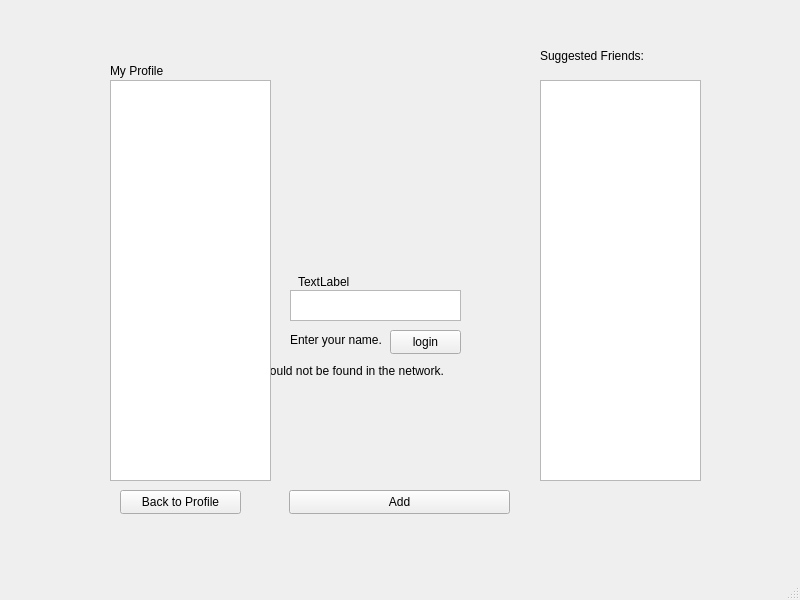
<?xml version="1.0" encoding="UTF-8"?>
<ui version="4.0">
 <class>SocialNetworkWindow</class>
 <widget class="QMainWindow" name="SocialNetworkWindow">
  <property name="geometry">
   <rect>
    <x>0</x>
    <y>0</y>
    <width>800</width>
    <height>600</height>
   </rect>
  </property>
  <property name="windowTitle">
   <string>SocialNetworkWindow</string>
  </property>
  <widget class="QWidget" name="centralwidget">
   <widget class="QTextEdit" name="loginTextEdit">
    <property name="geometry">
     <rect>
      <x>290</x>
      <y>290</y>
      <width>171</width>
      <height>31</height>
     </rect>
    </property>
   </widget>
   <widget class="QLabel" name="loginLabel">
    <property name="geometry">
     <rect>
      <x>290</x>
      <y>330</y>
      <width>91</width>
      <height>20</height>
     </rect>
    </property>
    <property name="text">
     <string>Enter your name.</string>
    </property>
   </widget>
   <widget class="QPushButton" name="loginButton">
    <property name="geometry">
     <rect>
      <x>390</x>
      <y>330</y>
      <width>71</width>
      <height>24</height>
     </rect>
    </property>
    <property name="text">
     <string>login</string>
    </property>
   </widget>
   <widget class="QLabel" name="loginErrorLabel">
    <property name="geometry">
     <rect>
      <x>210</x>
      <y>360</y>
      <width>341</width>
      <height>21</height>
     </rect>
    </property>
    <property name="text">
     <string>That user could not be found in the network.</string>
    </property>
   </widget>
   <widget class="QLabel" name="profileLabel">
    <property name="geometry">
     <rect>
      <x>110</x>
      <y>60</y>
      <width>281</width>
      <height>21</height>
     </rect>
    </property>
    <property name="text">
     <string>My Profile</string>
    </property>
   </widget>
   <widget class="QTableWidget" name="profileTable">
    <property name="geometry">
     <rect>
      <x>110</x>
      <y>80</y>
      <width>161</width>
      <height>401</height>
     </rect>
    </property>
   </widget>
   <widget class="QLabel" name="postsLabel">
    <property name="geometry">
     <rect>
      <x>298</x>
      <y>86</y>
      <width>221</width>
      <height>391</height>
     </rect>
    </property>
    <property name="text">
     <string>TextLabel</string>
    </property>
   </widget>
   <widget class="QPushButton" name="profileButton">
    <property name="geometry">
     <rect>
      <x>120</x>
      <y>490</y>
      <width>121</width>
      <height>24</height>
     </rect>
    </property>
    <property name="text">
     <string>Back to Profile</string>
    </property>
   </widget>
   <widget class="QTableWidget" name="suggestedTable">
    <property name="geometry">
     <rect>
      <x>540</x>
      <y>80</y>
      <width>161</width>
      <height>401</height>
     </rect>
    </property>
   </widget>
   <widget class="QLabel" name="suggestedLabel">
    <property name="geometry">
     <rect>
      <x>540</x>
      <y>30</y>
      <width>181</width>
      <height>51</height>
     </rect>
    </property>
    <property name="text">
     <string>Suggested Friends:</string>
    </property>
   </widget>
   <widget class="QPushButton" name="addButton">
    <property name="geometry">
     <rect>
      <x>289</x>
      <y>490</y>
      <width>221</width>
      <height>24</height>
     </rect>
    </property>
    <property name="text">
     <string>Add</string>
    </property>
   </widget>
  </widget>
  <widget class="QMenuBar" name="menubar">
   <property name="geometry">
    <rect>
     <x>0</x>
     <y>0</y>
     <width>800</width>
     <height>21</height>
    </rect>
   </property>
  </widget>
  <widget class="QStatusBar" name="statusbar"/>
 </widget>
 <resources/>
 <connections/>
</ui>
